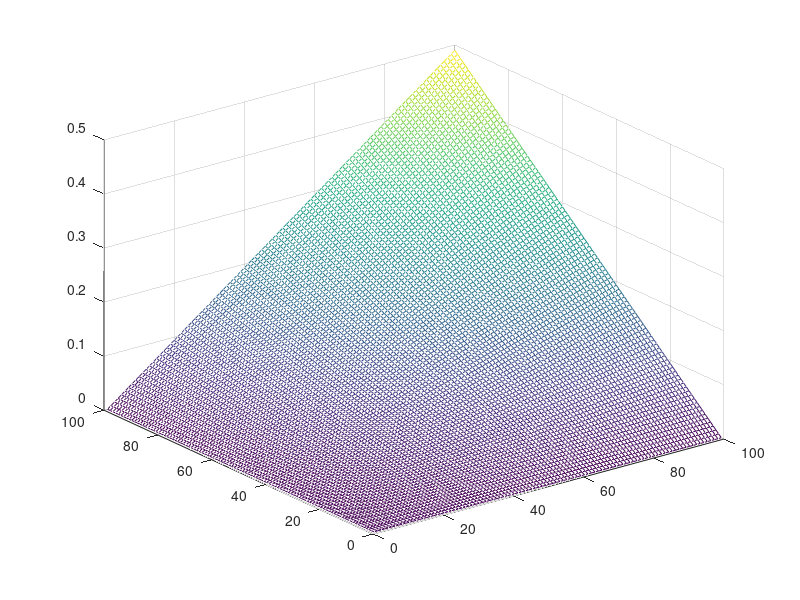
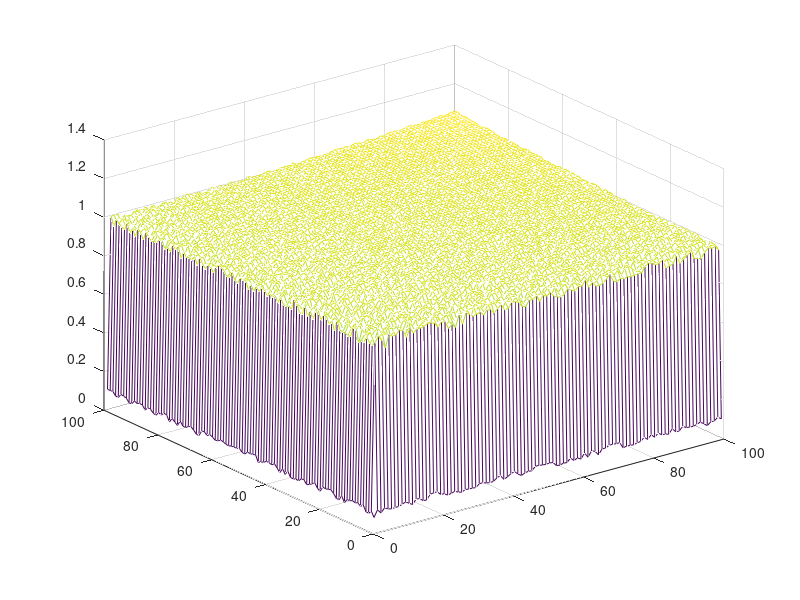

Recreate these plots in MATLAB, in order.
close all
clear
clc
%% This function creates the spacial noise of the Sun Sensor

FOV   = 0.7; % [-] Field of View
sigSS = 0.1; % [T] Standard Deviation
eps
r     = linspace(eps,FOV); % Array [1x100] from eps to FOV in 100 spacing
theta = linspace(0,2*pi)'; % Array [100x1] from eps to FOV in 100 spacing
n     = length(r);         % Length of r
J     = zeros(n,n);        % Array [100x100] from eps to FOV in 100 spacing

%%

for i = 1:1:n
    R(i,:) = r(i)*r;
    
J(i,:) = besseli(0.01*rand(1,n),R(i,:));%;
end
J(:,1) = J(:,1)./norm(J(:,1));
J(1,2:n) = J(1,2:n)./norm(J(1,2:n));
figure
mesh(R)
figure
mesh(J)
